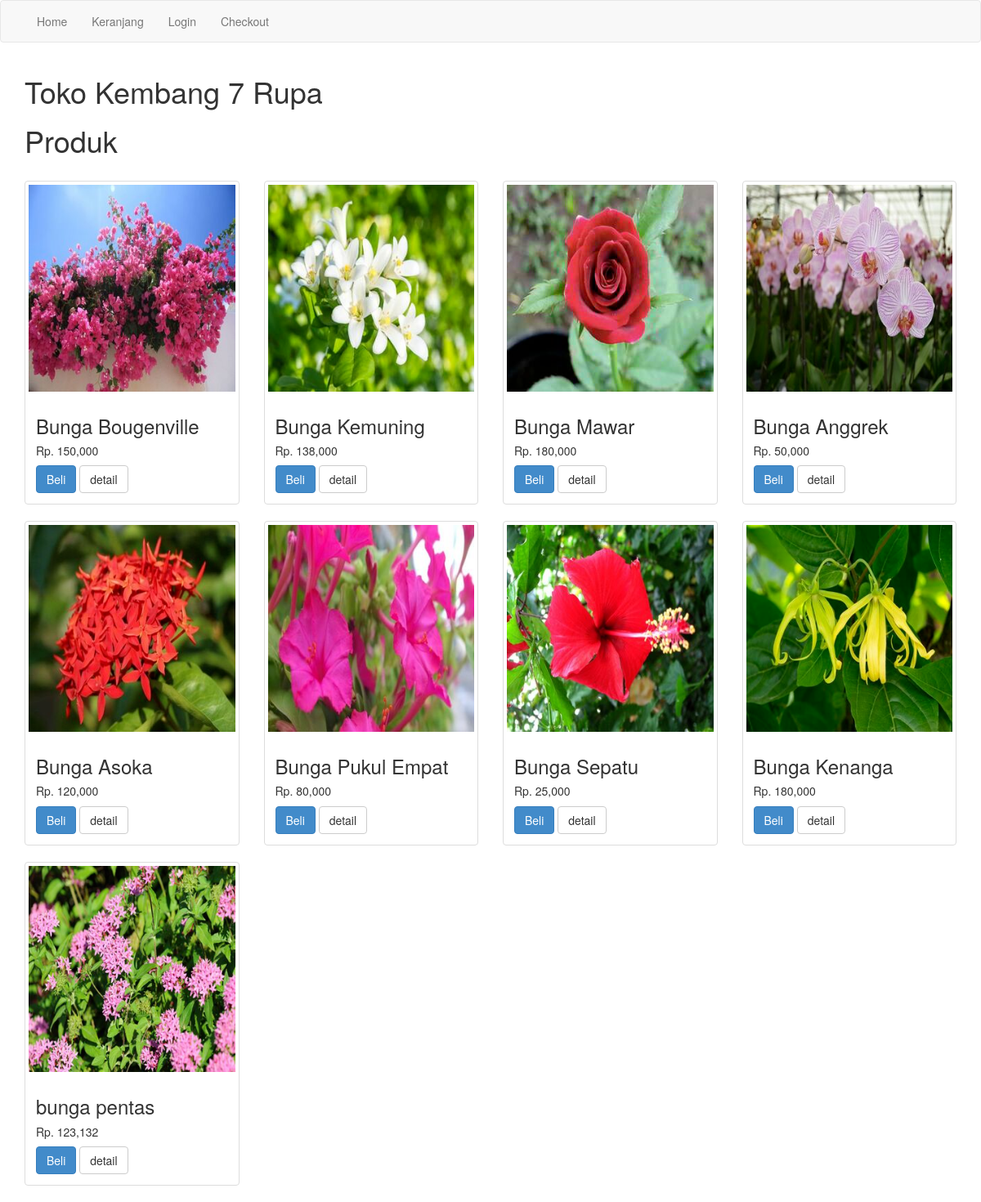
The app's page /kembang/index.php with its own data.
### tables this page shows
CREATE TABLE `produk` (
  `id_produk` int(11) NOT NULL,
  `nama_produk` varchar(100) NOT NULL,
  `harga_produk` int(11) NOT NULL,
  `berat_produk` int(11) NOT NULL,
  `foto_produk` varchar(100) NOT NULL,
  `deskripsi_produk` text NOT NULL
);

### kembang/index.php (the view, shortened to what this page needs)
<?php
include 'koneksi.php';
?>
<!DOCTYPE html>
<html>
<head>
	<link rel="stylesheet" href="admin/assets/css/bootstrap.css">
</head>
<body>
<nav class="navbar navbar-default">
	<div class="container">
		<ul class="nav navbar-nav">
			<li><a href="index.php">Home</a></li>
			<li><a href="keranjang.php">Keranjang</a></li>
			<?php if (isset($_SESSION["pelanggan"])): ?>
				<li><a href="logout.php">Logout</a></li>
			<?php else: ?>
				<li><a href="login.php">Login</a></li>
			<?php endif ?>
			<li><a href="checkout.php">Checkout</a></li>
		</ul>
	</div>
</nav>
<section class="konten">
	<div class="container">
		<h1>Toko Kembang 7 Rupa</h1>
		<h1>Produk</h1><br>
		<div class="row">
            <?php $ambil = $koneksi->query("SELECT * FROM produk "); ?>
            <?php while($perproduk = $ambil->fetch_assoc()){ ?>
			<div class="col-md-3">
				<div class="thumbnail">
					<img src="foto_produk/<?php echo $perproduk['foto_produk']; ?>" alt="">
					<div class="caption"class="thumbnail">
						<h3><?php echo $perproduk['nama_produk']; ?></h3>
						<h5>Rp. <?php echo number_format($perproduk['harga_produk']); ?></h5>
						<a href="beli.php?id=<?php echo $perproduk['id_produk']; ?>" class="btn btn-primary">Beli</a>
						<a href="detail.php?id=<?php echo $perproduk["id_produk"]; ?>" class="btn btn-default">detail</a>
					</div>
				</div>
			</div>
		    <?php } ?>
		</div>
	</div>
</section>
</body>
</html>

### records on screen
produk: foto_produk (picture), nama_produk "Bunga Bougenville", harga_produk "150,000"
produk: foto_produk (picture), nama_produk "Bunga Kemuning", harga_produk "138,000"
produk: foto_produk (picture), nama_produk "Bunga Mawar", harga_produk "180,000"
produk: foto_produk (picture), nama_produk "Bunga Anggrek", harga_produk "50,000"
produk: foto_produk (picture), nama_produk "Bunga Asoka", harga_produk "120,000"
produk: foto_produk (picture), nama_produk "Bunga Pukul Empat", harga_produk "80,000"
produk: foto_produk (picture), nama_produk "Bunga Sepatu", harga_produk "25,000"
produk: foto_produk (picture), nama_produk "Bunga Kenanga", harga_produk "180,000"
produk: foto_produk (picture), nama_produk "bunga pentas", harga_produk "123,132"
